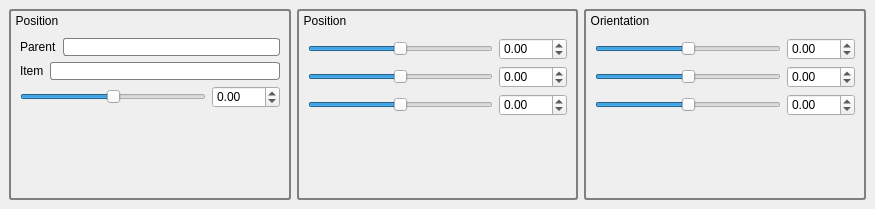
<?xml version="1.0" encoding="UTF-8"?>
<ui version="4.0">
 <class>Inspector_Tab</class>
 <widget class="QDockWidget" name="Inspector_Tab">
  <property name="geometry">
   <rect>
    <x>0</x>
    <y>0</y>
    <width>875</width>
    <height>209</height>
   </rect>
  </property>
  <property name="styleSheet">
   <string notr="true">QDockWidget { 
   font: 0.5pt &quot;Ubuntu&quot;;
   color:rgb(255, 255, 255);
}
QDockWidget::title {
     text-align: left;
     subcontrol-position: top left;
     position: absolute;
     top: 0px; left: 0px; bottom: 0px;
 }
QDockWidget::close-button, QDockWidget::float-button {
    icon-size: 14px; /* maximum icon size */
 }
QDockWidget::close-button {
     subcontrol-position: top right;
     position: absolute;
     top: 0px; right: 5px; bottom: 0px;
     width: 14px;
 }

QDockWidget::float-button {
     subcontrol-position: top right;
     position: absolute;
     top: 0px; right: 20px; bottom: 0px;
     width: 14px;
 }</string>
  </property>
  <property name="windowTitle">
   <string>Inspector Tab</string>
  </property>
  <widget class="QWidget" name="dockWidgetContents">
   <layout class="QHBoxLayout" name="horizontalLayout_10">
    <item>
     <widget class="QGroupBox" name="groupBox_5">
      <property name="sizePolicy">
       <sizepolicy hsizetype="MinimumExpanding" vsizetype="MinimumExpanding">
        <horstretch>1</horstretch>
        <verstretch>1</verstretch>
       </sizepolicy>
      </property>
      <property name="minimumSize">
       <size>
        <width>0</width>
        <height>0</height>
       </size>
      </property>
      <property name="styleSheet">
       <string notr="true">QGroupBox { 
   border: 2px solid gray; 
   border-radius: 3px; 
}

QGroupBox::title { 
    background-color: transparent;
    subcontrol-position: top left; /* position at the top left*/ 
    padding-top: 5px;
    padding-left: 5px;
 } </string>
      </property>
      <property name="title">
       <string>Position</string>
      </property>
      <layout class="QVBoxLayout" name="verticalLayout_3">
       <property name="topMargin">
        <number>27</number>
       </property>
       <item>
        <layout class="QHBoxLayout" name="horizontalLayout_7">
         <item>
          <widget class="QLabel" name="label">
           <property name="styleSheet">
            <string notr="true">border: 0px solid gray; 
     border-radius: 3px; </string>
           </property>
           <property name="text">
            <string>Parent</string>
           </property>
          </widget>
         </item>
         <item>
          <widget class="QLineEdit" name="parent_selected_display">
           <property name="styleSheet">
            <string notr="true">border: 1px solid gray; 
     border-radius: 3px; </string>
           </property>
          </widget>
         </item>
        </layout>
       </item>
       <item>
        <layout class="QHBoxLayout" name="horizontalLayout_8">
         <item>
          <widget class="QLabel" name="label_2">
           <property name="styleSheet">
            <string notr="true">border: 0px solid gray; 
     border-radius: 3px; </string>
           </property>
           <property name="text">
            <string>Item</string>
           </property>
          </widget>
         </item>
         <item>
          <widget class="QLineEdit" name="item_selected_display">
           <property name="styleSheet">
            <string notr="true">border: 1px solid gray; 
     border-radius: 3px; </string>
           </property>
          </widget>
         </item>
        </layout>
       </item>
       <item>
        <layout class="QHBoxLayout" name="horizontalLayout_9">
         <item>
          <widget class="DoubleSlider" name="positionSlider_0">
           <property name="styleSheet">
            <string notr="true">border: 0px solid gray; 
     border-radius: 3px; </string>
           </property>
           <property name="minimum">
            <number>-1800</number>
           </property>
           <property name="maximum">
            <number>1800</number>
           </property>
           <property name="singleStep">
            <number>1</number>
           </property>
           <property name="pageStep">
            <number>1</number>
           </property>
           <property name="orientation">
            <enum>Qt::Horizontal</enum>
           </property>
          </widget>
         </item>
         <item>
          <widget class="QDoubleSpinBox" name="positionSpinBox_0">
           <property name="minimum">
            <double>-180.000000000000000</double>
           </property>
           <property name="maximum">
            <double>180.000000000000000</double>
           </property>
          </widget>
         </item>
        </layout>
       </item>
       <item>
        <spacer name="verticalSpacer_3">
         <property name="orientation">
          <enum>Qt::Vertical</enum>
         </property>
         <property name="sizeHint" stdset="0">
          <size>
           <width>20</width>
           <height>21</height>
          </size>
         </property>
        </spacer>
       </item>
      </layout>
     </widget>
    </item>
    <item>
     <widget class="QGroupBox" name="groupBox_4">
      <property name="sizePolicy">
       <sizepolicy hsizetype="MinimumExpanding" vsizetype="MinimumExpanding">
        <horstretch>1</horstretch>
        <verstretch>1</verstretch>
       </sizepolicy>
      </property>
      <property name="styleSheet">
       <string notr="true">QGroupBox { 
   border: 2px solid gray; 
   border-radius: 3px; 
}

QGroupBox::title { 
    background-color: transparent;
    subcontrol-position: top left; /* position at the top left*/ 
    padding-top: 5px;
    padding-left: 5px;
 } </string>
      </property>
      <property name="title">
       <string>Position</string>
      </property>
      <layout class="QVBoxLayout" name="verticalLayout_2">
       <property name="topMargin">
        <number>27</number>
       </property>
       <item>
        <layout class="QHBoxLayout" name="horizontalLayout_4">
         <item>
          <widget class="DoubleSlider" name="positionSlider_1">
           <property name="styleSheet">
            <string notr="true">border: 0px solid gray; 
     border-radius: 3px; </string>
           </property>
           <property name="minimum">
            <number>-1800</number>
           </property>
           <property name="maximum">
            <number>1800</number>
           </property>
           <property name="orientation">
            <enum>Qt::Horizontal</enum>
           </property>
          </widget>
         </item>
         <item>
          <widget class="QDoubleSpinBox" name="positionSpinBox_1">
           <property name="minimum">
            <double>-180.000000000000000</double>
           </property>
           <property name="maximum">
            <double>180.000000000000000</double>
           </property>
          </widget>
         </item>
        </layout>
       </item>
       <item>
        <layout class="QHBoxLayout" name="horizontalLayout_5">
         <item>
          <widget class="DoubleSlider" name="positionSlider_2">
           <property name="styleSheet">
            <string notr="true">border: 0px solid gray; 
     border-radius: 3px; </string>
           </property>
           <property name="minimum">
            <number>-1800</number>
           </property>
           <property name="maximum">
            <number>1800</number>
           </property>
           <property name="orientation">
            <enum>Qt::Horizontal</enum>
           </property>
          </widget>
         </item>
         <item>
          <widget class="QDoubleSpinBox" name="positionSpinBox_2">
           <property name="minimum">
            <double>-180.000000000000000</double>
           </property>
           <property name="maximum">
            <double>180.000000000000000</double>
           </property>
          </widget>
         </item>
        </layout>
       </item>
       <item>
        <layout class="QHBoxLayout" name="horizontalLayout_6">
         <item>
          <widget class="DoubleSlider" name="positionSlider_3">
           <property name="styleSheet">
            <string notr="true">border: 0px solid gray; 
     border-radius: 3px; </string>
           </property>
           <property name="minimum">
            <number>-1800</number>
           </property>
           <property name="maximum">
            <number>1800</number>
           </property>
           <property name="orientation">
            <enum>Qt::Horizontal</enum>
           </property>
          </widget>
         </item>
         <item>
          <widget class="QDoubleSpinBox" name="positionSpinBox_3">
           <property name="minimum">
            <double>-180.000000000000000</double>
           </property>
           <property name="maximum">
            <double>180.000000000000000</double>
           </property>
          </widget>
         </item>
        </layout>
       </item>
       <item>
        <spacer name="verticalSpacer_2">
         <property name="orientation">
          <enum>Qt::Vertical</enum>
         </property>
         <property name="sizeHint" stdset="0">
          <size>
           <width>20</width>
           <height>21</height>
          </size>
         </property>
        </spacer>
       </item>
      </layout>
     </widget>
    </item>
    <item>
     <widget class="QGroupBox" name="groupBox_3">
      <property name="sizePolicy">
       <sizepolicy hsizetype="MinimumExpanding" vsizetype="MinimumExpanding">
        <horstretch>1</horstretch>
        <verstretch>1</verstretch>
       </sizepolicy>
      </property>
      <property name="styleSheet">
       <string notr="true">QGroupBox { 
   border: 2px solid gray; 
   border-radius: 3px; 
}

QGroupBox::title { 
    background-color: transparent;
    subcontrol-position: top left; /* position at the top left*/ 
    padding-top: 5px;
    padding-left: 5px;
 } </string>
      </property>
      <property name="title">
       <string>Orientation</string>
      </property>
      <layout class="QVBoxLayout" name="verticalLayout">
       <property name="topMargin">
        <number>27</number>
       </property>
       <item>
        <layout class="QHBoxLayout" name="horizontalLayout_3">
         <item>
          <widget class="DoubleSlider" name="orientationSlider_1">
           <property name="styleSheet">
            <string notr="true">border: 0px solid gray; 
     border-radius: 3px; </string>
           </property>
           <property name="minimum">
            <number>-1800</number>
           </property>
           <property name="maximum">
            <number>1800</number>
           </property>
           <property name="orientation">
            <enum>Qt::Horizontal</enum>
           </property>
          </widget>
         </item>
         <item>
          <widget class="QDoubleSpinBox" name="orientationSpinBox_1">
           <property name="minimum">
            <double>-180.000000000000000</double>
           </property>
           <property name="maximum">
            <double>180.000000000000000</double>
           </property>
          </widget>
         </item>
        </layout>
       </item>
       <item>
        <layout class="QHBoxLayout" name="horizontalLayout_2">
         <item>
          <widget class="DoubleSlider" name="orientationSlider_2">
           <property name="styleSheet">
            <string notr="true">border: 0px solid gray; 
     border-radius: 3px; </string>
           </property>
           <property name="minimum">
            <number>-1800</number>
           </property>
           <property name="maximum">
            <number>1800</number>
           </property>
           <property name="orientation">
            <enum>Qt::Horizontal</enum>
           </property>
          </widget>
         </item>
         <item>
          <widget class="QDoubleSpinBox" name="orientationSpinBox_2">
           <property name="minimum">
            <double>-180.000000000000000</double>
           </property>
           <property name="maximum">
            <double>180.000000000000000</double>
           </property>
          </widget>
         </item>
        </layout>
       </item>
       <item>
        <layout class="QHBoxLayout" name="horizontalLayout">
         <item>
          <widget class="DoubleSlider" name="orientationSlider_3">
           <property name="styleSheet">
            <string notr="true">border: 0px solid gray; 
     border-radius: 3px; </string>
           </property>
           <property name="minimum">
            <number>-1800</number>
           </property>
           <property name="maximum">
            <number>1800</number>
           </property>
           <property name="orientation">
            <enum>Qt::Horizontal</enum>
           </property>
          </widget>
         </item>
         <item>
          <widget class="QDoubleSpinBox" name="orientationSpinBox_3">
           <property name="minimum">
            <double>-180.000000000000000</double>
           </property>
           <property name="maximum">
            <double>180.000000000000000</double>
           </property>
          </widget>
         </item>
        </layout>
       </item>
       <item>
        <spacer name="verticalSpacer">
         <property name="orientation">
          <enum>Qt::Vertical</enum>
         </property>
         <property name="sizeHint" stdset="0">
          <size>
           <width>20</width>
           <height>14</height>
          </size>
         </property>
        </spacer>
       </item>
      </layout>
     </widget>
    </item>
   </layout>
  </widget>
 </widget>
 <customwidgets>
  <customwidget>
   <class>DoubleSlider</class>
   <extends>QSlider</extends>
   <header>doubleslider.h</header>
   <slots>
    <signal>dsvalueChanged(double)</signal>
    <slot>setValueAndEmit(int)</slot>
    <slot>getValueAndEmit(double)</slot>
   </slots>
  </customwidget>
 </customwidgets>
 <resources/>
 <connections>
  <connection>
   <sender>positionSlider_0</sender>
   <signal>dsvalueChanged(double)</signal>
   <receiver>positionSpinBox_0</receiver>
   <slot>setValue(double)</slot>
   <hints>
    <hint type="sourcelabel">
     <x>118</x>
     <y>139</y>
    </hint>
    <hint type="destinationlabel">
     <x>240</x>
     <y>136</y>
    </hint>
   </hints>
  </connection>
  <connection>
   <sender>positionSpinBox_0</sender>
   <signal>valueChanged(double)</signal>
   <receiver>positionSlider_0</receiver>
   <slot>getValueAndEmit(double)</slot>
   <hints>
    <hint type="sourcelabel">
     <x>248</x>
     <y>148</y>
    </hint>
    <hint type="destinationlabel">
     <x>115</x>
     <y>138</y>
    </hint>
   </hints>
  </connection>
  <connection>
   <sender>positionSlider_1</sender>
   <signal>dsvalueChanged(double)</signal>
   <receiver>positionSpinBox_1</receiver>
   <slot>setValue(double)</slot>
   <hints>
    <hint type="sourcelabel">
     <x>545</x>
     <y>78</y>
    </hint>
    <hint type="destinationlabel">
     <x>594</x>
     <y>67</y>
    </hint>
   </hints>
  </connection>
  <connection>
   <sender>positionSlider_2</sender>
   <signal>dsvalueChanged(double)</signal>
   <receiver>positionSpinBox_2</receiver>
   <slot>setValue(double)</slot>
   <hints>
    <hint type="sourcelabel">
     <x>550</x>
     <y>107</y>
    </hint>
    <hint type="destinationlabel">
     <x>594</x>
     <y>102</y>
    </hint>
   </hints>
  </connection>
  <connection>
   <sender>positionSlider_3</sender>
   <signal>dsvalueChanged(double)</signal>
   <receiver>positionSpinBox_3</receiver>
   <slot>setValue(double)</slot>
   <hints>
    <hint type="sourcelabel">
     <x>550</x>
     <y>144</y>
    </hint>
    <hint type="destinationlabel">
     <x>588</x>
     <y>137</y>
    </hint>
   </hints>
  </connection>
  <connection>
   <sender>orientationSlider_1</sender>
   <signal>dsvalueChanged(double)</signal>
   <receiver>orientationSpinBox_1</receiver>
   <slot>setValue(double)</slot>
   <hints>
    <hint type="sourcelabel">
     <x>896</x>
     <y>83</y>
    </hint>
    <hint type="destinationlabel">
     <x>976</x>
     <y>74</y>
    </hint>
   </hints>
  </connection>
  <connection>
   <sender>orientationSlider_2</sender>
   <signal>dsvalueChanged(double)</signal>
   <receiver>orientationSpinBox_2</receiver>
   <slot>setValue(double)</slot>
   <hints>
    <hint type="sourcelabel">
     <x>890</x>
     <y>111</y>
    </hint>
    <hint type="destinationlabel">
     <x>974</x>
     <y>117</y>
    </hint>
   </hints>
  </connection>
  <connection>
   <sender>orientationSlider_3</sender>
   <signal>dsvalueChanged(double)</signal>
   <receiver>orientationSpinBox_3</receiver>
   <slot>setValue(double)</slot>
   <hints>
    <hint type="sourcelabel">
     <x>935</x>
     <y>152</y>
    </hint>
    <hint type="destinationlabel">
     <x>972</x>
     <y>142</y>
    </hint>
   </hints>
  </connection>
  <connection>
   <sender>positionSpinBox_3</sender>
   <signal>valueChanged(double)</signal>
   <receiver>positionSlider_3</receiver>
   <slot>getValueAndEmit(double)</slot>
   <hints>
    <hint type="sourcelabel">
     <x>613</x>
     <y>152</y>
    </hint>
    <hint type="destinationlabel">
     <x>523</x>
     <y>154</y>
    </hint>
   </hints>
  </connection>
  <connection>
   <sender>positionSpinBox_2</sender>
   <signal>valueChanged(double)</signal>
   <receiver>positionSlider_2</receiver>
   <slot>getValueAndEmit(double)</slot>
   <hints>
    <hint type="sourcelabel">
     <x>593</x>
     <y>118</y>
    </hint>
    <hint type="destinationlabel">
     <x>575</x>
     <y>118</y>
    </hint>
   </hints>
  </connection>
  <connection>
   <sender>positionSpinBox_1</sender>
   <signal>valueChanged(double)</signal>
   <receiver>positionSlider_1</receiver>
   <slot>getValueAndEmit(double)</slot>
   <hints>
    <hint type="sourcelabel">
     <x>594</x>
     <y>81</y>
    </hint>
    <hint type="destinationlabel">
     <x>575</x>
     <y>85</y>
    </hint>
   </hints>
  </connection>
  <connection>
   <sender>orientationSpinBox_1</sender>
   <signal>valueChanged(double)</signal>
   <receiver>orientationSlider_1</receiver>
   <slot>getValueAndEmit(double)</slot>
   <hints>
    <hint type="sourcelabel">
     <x>973</x>
     <y>87</y>
    </hint>
    <hint type="destinationlabel">
     <x>943</x>
     <y>86</y>
    </hint>
   </hints>
  </connection>
  <connection>
   <sender>orientationSpinBox_2</sender>
   <signal>valueChanged(double)</signal>
   <receiver>orientationSlider_2</receiver>
   <slot>getValueAndEmit(double)</slot>
   <hints>
    <hint type="sourcelabel">
     <x>961</x>
     <y>107</y>
    </hint>
    <hint type="destinationlabel">
     <x>942</x>
     <y>106</y>
    </hint>
   </hints>
  </connection>
  <connection>
   <sender>orientationSpinBox_3</sender>
   <signal>valueChanged(double)</signal>
   <receiver>orientationSlider_3</receiver>
   <slot>getValueAndEmit(double)</slot>
   <hints>
    <hint type="sourcelabel">
     <x>962</x>
     <y>156</y>
    </hint>
    <hint type="destinationlabel">
     <x>945</x>
     <y>152</y>
    </hint>
   </hints>
  </connection>
 </connections>
</ui>
